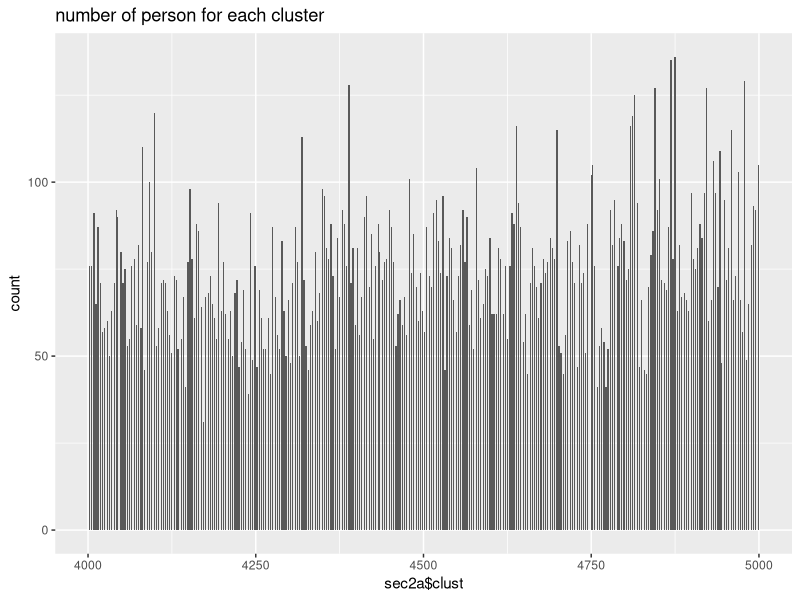

Write R code to recreate this figure.
library(tidyverse)
library(haven)
library(dplyr)
library(GGally)

#import files
sec0a <- read_dta("raw_data/sec0a.dta")  #data about survey info
sec2a <- read_dta("raw_data/sec2a.dta")  #data about education
sec8b <- read_dta("raw_data/sec8b.dta") #data about unit measure
agg2 <- read_dta("data/aggregates/agg2.dta") #data about household agriculture income
subagg23 <- read_dta("data/aggregates/subagg23.dta") #data about expenditures on crop input per household


summary(sec0a)
summary(sec2a)
count(sec2a)


sec2a %>% group_by(sec2a$clust) %>% summarize(count=n())
sec2a %>% group_by(sec2a$clust,sec2a$nh) %>% summarize(count=n())
sec2a %>% group_by(sec2a$clust, sec2a$nh,sec2a$pid) %>% summarize(count=n())


sec2a %>%
  group_by(sec2a$clust) %>% 
  ggplot(aes(x = sec2a$clust)) + geom_bar() + ggtitle("number of person for each cluster") 
  
